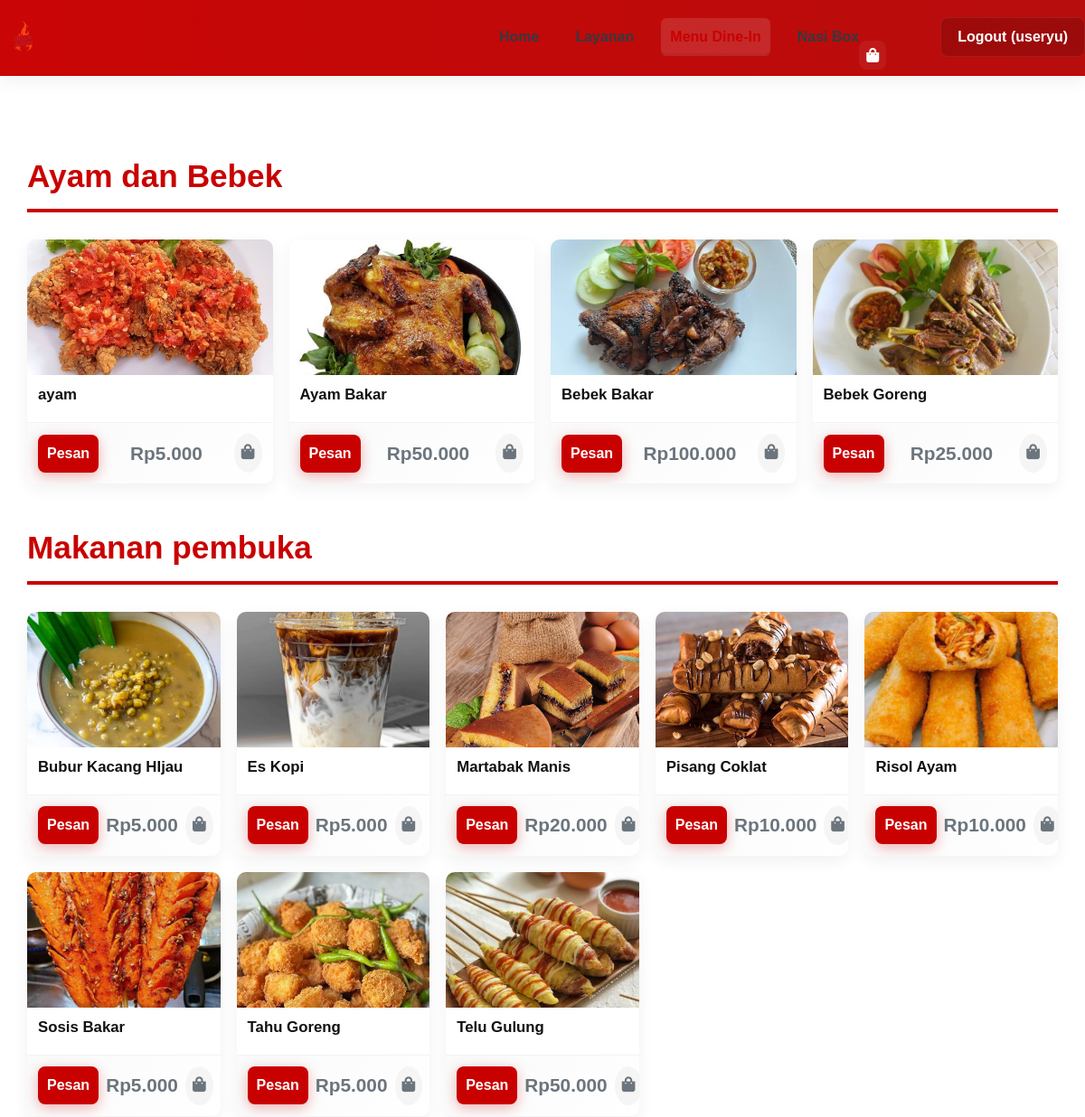
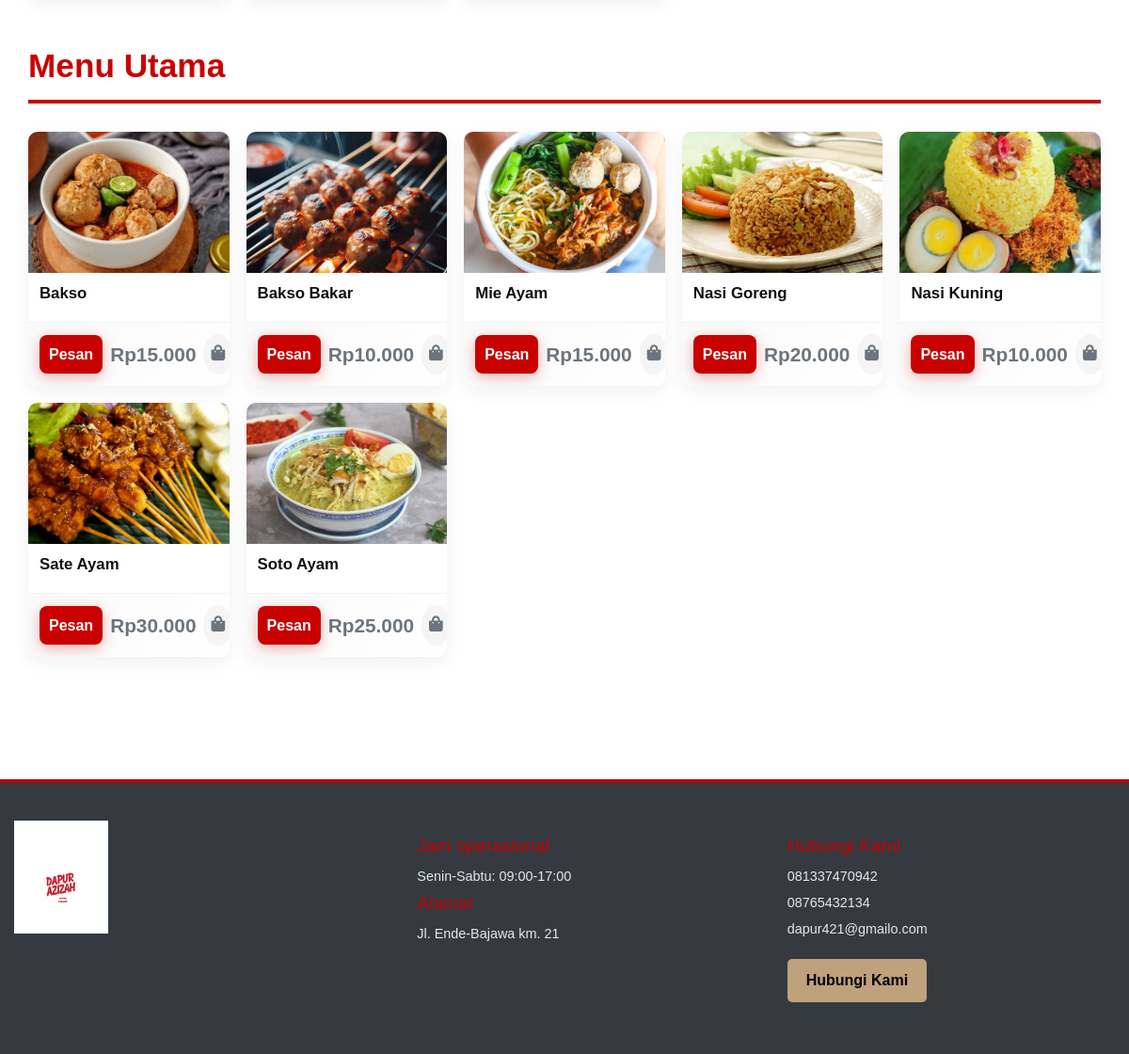
The page /menu_dine_in.php (signed in) on the database its author committed (2 pictures, top to bottom).
### tables this page shows
CREATE TABLE `produk` (
  `id` int NOT NULL,
  `nama_makanan` varchar(100) NOT NULL,
  `harga_makanan` decimal(10,0) NOT NULL,
  `foto` varchar(255) DEFAULT NULL,
  `kategori` varchar(50) NOT NULL
);

### menu_dine_in.php (the view, shortened to what this page needs)
<?php
include 'koneksi.php';
$is_logged_in = isset($_SESSION['is_logged_in']) && $_SESSION['is_logged_in'] === true;
if ($is_logged_in) {
    $nav_link_url = "user_logout.php";
    $nav_link_text = "Logout (" . htmlspecialchars($_SESSION['user_username'] ?? 'Pembeli') . ")";
} else {
    $nav_link_url = "user_login.php";
    $nav_link_text = "Log in";
}
function format_rupiah($angka) {
    return 'Rp' . number_format($angka, 0, ',', '.');
}
$query_produk = "SELECT id, nama_makanan, harga_makanan, foto, kategori FROM produk ORDER BY kategori, nama_makanan";
$result_produk = mysqli_query($conn, $query_produk);
$produk_by_kategori = [];
if ($result_produk && mysqli_num_rows($result_produk) > 0) {
    while ($row = mysqli_fetch_assoc($result_produk)) {
        $produk_by_kategori[$row['kategori']][] = $row;
    }
}
?>
<!DOCTYPE html>
<html lang="id">
<head>
    <link rel="stylesheet" href="css/menu_dine_in.css">
    <link rel="stylesheet" href="css/global.css">
    <link rel="stylesheet" href="css/navbar_footer.css">
    <link rel="stylesheet" href="css/style.css">
    <link href="https://cdn.jsdelivr.net/npm/bootstrap@5.3.2/dist/css/bootstrap.min.css" rel="stylesheet">
    <link rel="stylesheet" href="css/theme.css">
    <link rel="stylesheet" href="https://cdnjs.cloudflare.com/ajax/libs/font-awesome/5.15.4/css/all.min.css">
</head>
<body>
    <header class="main-header">
        <div class="logo">
            <img src="img/logo.png" alt="Dapur Azizah Logo">
        </div>
        <nav class="main-nav">
            <ul>
                <li><a href="index.php">Home</a></li>
                <li><a href="layanan.php">Layanan</a></li>
                <li><a href="menu_dine_in.php" class="active">Menu Dine-In</a></li>
                <li><a href="nasi_box.html">Nasi Box</a></li>
                <li><a href="cart.php" class="cart-icon" title="Keranjang Belanja"><i class="fas fa-shopping-bag"></i></a></li>
                <li><a href="<?php echo $nav_link_url; ?>" class="btn-login"><?php echo $nav_link_text; ?></a></li>
            </ul>
        </nav>
    </header>
    <main class="menu-content">
        <?php if (!empty($produk_by_kategori)): ?>
            <?php foreach ($produk_by_kategori as $kategori => $products): ?>
                <h2><?php echo htmlspecialchars($kategori); ?></h2>
                <section class="menu-grid">
                    <?php foreach ($products as $produk): ?>
                        <div class="product-card">
                            <img src="img/produk/<?php echo htmlspecialchars($produk['foto']); ?>" alt="<?php echo htmlspecialchars($produk['nama_makanan']); ?>">
                            <div class="product-info">
                                <h3><?php echo htmlspecialchars($produk['nama_makanan']); ?></h3>
                            </div>
                            <div class="product-actions">
                                <a href="add_to_cart.php?id=<?php echo $produk['id']; ?>" class="btn-pesan">Pesan</a>
                                <span class="product-price"><?php echo format_rupiah($produk['harga_makanan']); ?></span>
                                <a href="add_to_cart.php?id=<?php echo $produk['id']; ?>" class="cart-icon-product" title="Tambah ke keranjang">
                                    <i class="fas fa-shopping-bag"></i>
                                </a>
                            </div>
                        </div>
                    <?php endforeach; ?>
                </section>
            <?php endforeach; ?>
        <?php else: ?>
            <p style="text-align: center; margin-top: 50px; font-size: 1.2rem;">Maaf, menu belum tersedia saat ini.</p>
        <?php endif; ?>
    </main>
     <footer class="main-footer">
            <div class="footer-content">
                <div class="footer-logo-box">
                    <img src="img/1.png" alt="Dapur Azizah">
                    </div>
                <div class="footer-info">
                    <h3>Jam operasional</h3>
                    <p>Senin-Sabtu: 09:00-17:00</p>
                    <h3>Alamat</h3>
                    <p>Jl. Ende-Bajawa km. 21</p>
                </div>
                <div class="footer-contact">
                    <h3>Hubungi Kami</h3>
                    <p>081337470942</p>
                    <p>08765432134</p>
                    <p>dapur421@gmailo.com</p>
                    <button class="btn-contact">Hubungi Kami</button>
                </div>
            </div>
        </footer>
</body>
        </html>

### css/menu_dine_in.css (style rules this page uses)
.menu-content { padding: 40px 15px; max-width: 1400px; margin: 0 auto; }
.menu-content h2 { color: var(--primary-color); border-bottom: 4px solid var(--primary-color); padding-bottom: 15px; margin: 50px 15px 30px 15px; font-size: 2.2em; font-weight: 700; position: relative; }
.menu-content h2::after { content: ''; position: absolute; bottom: -4px; left: 0; width: 80px; height: 4px; background: linear-gradient(90deg, var(--primary-color), transparent); }
.menu-grid { display: grid; grid-template-columns: repeat(auto-fill, minmax(300px, 1fr)); gap: 35px; padding: 0 15px; margin-bottom: 50px; }
.product-card { background: #fff; border: none; border-radius: 15px; overflow: hidden; box-shadow: 0 6px 20px rgba(0, 0, 0, 0.08); transition: all 0.3s ease; display: flex; flex-direction: column; }
.product-card img { width: 100%; height: 240px; object-fit: cover; transition: transform 0.3s ease; }
.product-info { padding: 20px; flex-grow: 1; }
.product-info h3 { margin: 0 0 12px 0; font-size: 1.3em; color: var(--secondary-color); font-weight: 600; }
.product-actions { display: flex; justify-content: space-between; align-items: center; padding: 15px 20px; border-top: 2px solid #f0f0f0; background: linear-gradient(135deg, #fafafa 0%, #ffffff 100%); }
.product-price { font-weight: bold; color: var(--primary-color); font-size: 1.3em; font-weight: 700; }
.btn-pesan { background-color: var(--primary-color); color: white; text-decoration: none; padding: 10px 20px; border-radius: 8px; font-weight: bold; transition: all 0.3s ease; box-shadow: 0 4px 15px rgba(201, 0, 0, 0.3); }
.cart-icon-product { color: var(--secondary-color); font-size: 1.4em; transition: all 0.3s ease; padding: 8px; border-radius: 50%; background: #f5f5f5; }

### css/global.css (style rules this page uses)
:root { --primary-color: #c90000; --secondary-color: #343a40; --background-light: #f8f8f8; --font-family: 'Arial', sans-serif; --gap-spacing: 20px; }
body { font-family: var(--font-family); line-height: 1.6; margin: 0; padding: 0; background-color: white; color: #333; }
.main-header { display: flex; justify-content: space-between; align-items: center; padding: 15px 0; border-bottom: 2px solid var(--primary-color); }
.logo img { height: 50px; }
.main-nav ul { list-style: none; margin: 0; padding: 0; display: flex; align-items: center; gap: var(--gap-spacing); }
.main-nav a { text-decoration: none; color: var(--secondary-color); padding: 8px 10px; transition: color 0.3s; }
.main-nav a:hover, .main-nav a.active { color: var(--primary-color); font-weight: bold; }
.btn-login { background-color: var(--primary-color); color: white !important; padding: 8px 20px; border-radius: 5px; font-weight: bold; transition: background-color 0.3s; text-align: center; }
.main-footer { background-color: var(--secondary-color); color: white; padding: 40px 0; margin-top: 50px; }
.footer-content { max-width: 1200px; margin: 0 auto; padding: 0 15px; display: flex; justify-content: space-between; gap: 30px; flex-wrap: wrap; }
.footer-logo-box, .footer-info, .footer-contact { flex: 1; min-width: 200px; }
.footer-logo-box img { width: 100px; margin-bottom: 15px; }
.footer-info h3, .footer-contact h3 { color: var(--primary-color); margin-top: 0; margin-bottom: 10px; font-size: 1.2em; }
.footer-info p, .footer-contact p { margin: 5px 0; font-size: 0.9em; }
.btn-contact { background-color: var(--primary-color); color: white; border: none; padding: 10px 20px; border-radius: 5px; cursor: pointer; margin-top: 15px; transition: background-color 0.3s; }
.main-nav .cart-icon { font-size: 1.3em; padding: 5px 10px; color: var(--secondary-color); }

### rows shown on the page
produk: foto (picture), nama_makanan "ayam", harga_makanan "Rp5.000"
produk: foto (picture), nama_makanan "Ayam Bakar", harga_makanan "Rp50.000"
produk: foto (picture), nama_makanan "Bebek Bakar", harga_makanan "Rp100.000"
produk: foto (picture), nama_makanan "Bebek Goreng", harga_makanan "Rp25.000"
produk: foto (picture), nama_makanan "Bubur Kacang HIjau", harga_makanan "Rp5.000"
produk: foto (picture), nama_makanan "Es Kopi", harga_makanan "Rp5.000"
produk: foto (picture), nama_makanan "Martabak Manis", harga_makanan "Rp20.000"
produk: foto (picture), nama_makanan "Pisang Coklat", harga_makanan "Rp10.000"
produk: foto (picture), nama_makanan "Risol Ayam", harga_makanan "Rp10.000"
produk: foto (picture), nama_makanan "Sosis Bakar", harga_makanan "Rp5.000"
produk: foto (picture), nama_makanan "Tahu Goreng", harga_makanan "Rp5.000"
produk: foto (picture), nama_makanan "Telu Gulung", harga_makanan "Rp50.000"
produk: foto (picture), nama_makanan "Bakso", harga_makanan "Rp15.000"
produk: foto (picture), nama_makanan "Bakso Bakar", harga_makanan "Rp10.000"
produk: foto (picture), nama_makanan "Mie Ayam", harga_makanan "Rp15.000"
produk: foto (picture), nama_makanan "Nasi Goreng", harga_makanan "Rp20.000"
produk: foto (picture), nama_makanan "Nasi Kuning", harga_makanan "Rp10.000"
produk: foto (picture), nama_makanan "Sate Ayam", harga_makanan "Rp30.000"
produk: foto (picture), nama_makanan "Soto Ayam", harga_makanan "Rp25.000"

### other values the page prints
$nav_link_text "Logout (useryu)"
$kategori "Ayam dan Bebek"
$kategori "Makanan pembuka"
$kategori "Menu Utama"
